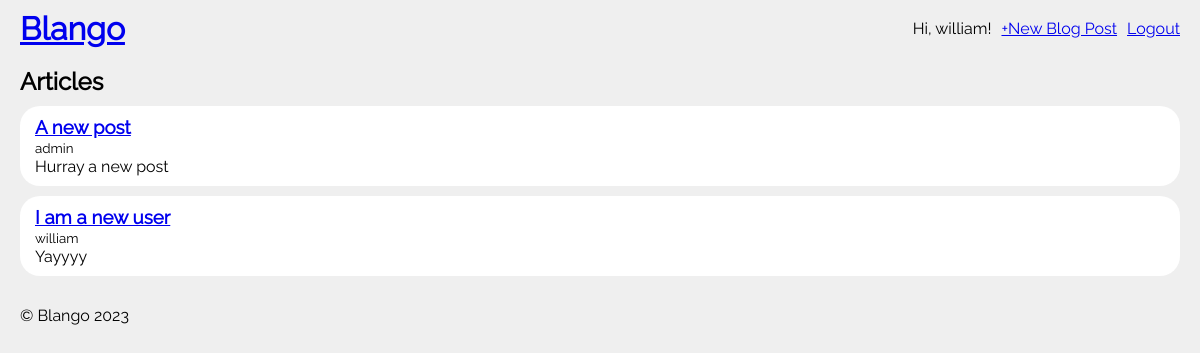
Screenshot of / (signed in) with the database file from the repository.
### accounts/models.py (models this page shows)
class User(AbstractUser):
    class Meta:
        db_table = "auth_user"

### blog/models.py (models this page shows, shortened)
class Post(models.Model):
    title = models.CharField(max_length=255)
    author = models.ForeignKey(settings.AUTH_USER_MODEL, on_delete=models.CASCADE)
    body = models.TextField()

### blog/views.py (the view)
# urls.py: path("", BlogListView.as_view(), name="home"),
class BlogListView(ListView):
    model = Post
    template_name = "home.html"

### templates/home.html (shortened to what this page needs)
{% extends "base.html" %}
{% block content %}
		<main>
			<h2>Articles</h2>
			<div class="posts">
				{% for post in post_list %}
					<div class="post">
						<h3><a href="{% url 'post_detail' post.pk %}">{{ post.title }}</a></h3>
						<span><small>{{ post.author }}</small></span>
						<p>{{ post.body }}</p>
					</div>
				{% endfor %}
			</div>
		</main>
{% endblock %}

### templates/header.html
  <header>
    <h1 class="brand"><a href="/">Blango</a></h1>
    <div class="flex gap-10">
      {% if user.is_authenticated %}
        <p>Hi, {{ user.username }}!</p>
        <a href="{% url 'post_create' %}">+New Blog Post</a>
        <a href="{% url 'logout' %}">Logout</a>
      {% else %}
        <a href="{% url 'login' %}">Login</a>
        <a href="{% url 'register' %}">Register</a>
      {% endif %}
    </div>
  </header>

### static/css/base.css (style rules this page uses)
* { margin: 0; padding: 0; box-sizing: border-box; }
body { font-family: raleway; background-color: #efefef; }
header { display: flex; padding: 10px 20px; align-items: center; justify-content: space-between; }
.brand { font-size: 2em; font-weight: bold; }
main { padding: 10px 20px; }
.post { padding: 10px 15px; margin: 10px 0px; border-radius: 20px; background-color: #ffffff; }

### static/css/base_old.css (style rules this page uses)
* { margin: 0; padding: 0; box-sizing: border-box; }
body { font-family: raleway; background-color: #efefef; }
header { display: flex; padding: 10px 20px; align-items: center; justify-content: space-between; }
.brand { font-size: 2em; font-weight: bold; }
main { padding: 10px 20px; }
.post { padding: 10px 15px; margin: 10px 0px; border-radius: 20px; background-color: #ffffff; }

### static/css/util.css (style rules this page uses)
.flex { display: flex; }
.gap-10 { gap: 10px; }

### rows the page displays
Post: title "A new post", author "admin", body "Hurray a new post"
Post: title "I am a new user", author "william", body "Yayyyy"

### other values shown
{{ user.username }} "william"
